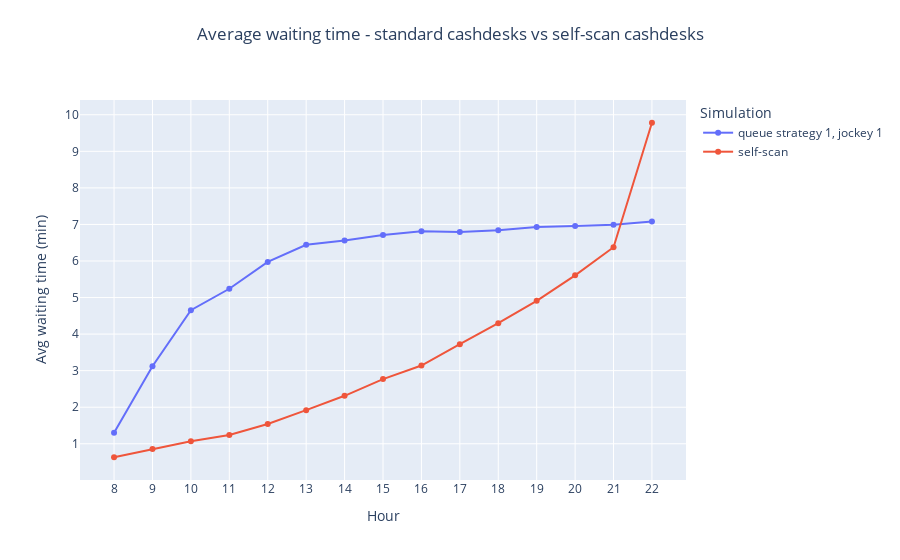

The cell this chart's notebook holds for it:
### Code cell
# Average waiting time

fig =  go.Figure()

fig = add_simulation_to_plot(fig, df_simulations, 'coda1_jockey1', "Avg_waiting_times_standard")
fig = add_simulation_to_plot(fig, df_simulations, 'self_scan', "Avg_waiting_times_self_scan")

fig = decorate_figure(fig,
    title="Average waiting time - standard cashdesks vs self-scan cashdesks",
    y_axis_title="Avg waiting time (min)")

fig.show()
fig.write_image("doc/report/images/results/avg_wt_selfscan.png", scale=IMAGE_SCALE)

### Figure 1 — Plotly figure (JSON) as saved in the notebook; plotly's stock layout.template omitted (floating-point values rounded to 4 significant figures)
{"data": [{"mode": "lines+markers", "name": "queue strategy 1, jockey 1", "type": "scatter", "x": [8, 9, 10, 11, 12, 13, 14, 15, 16, 17, 18, 19, 20, 21, 22], "y": [1.304, 3.123, 4.653, 5.24, 5.974, 6.442, 6.562, 6.71, 6.813, 6.794, 6.843, 6.929, 6.959, 6.989, 7.081]}, {"mode": "lines+markers", "name": "self-scan", "type": "scatter", "x": [8, 9, 10, 11, 12, 13, 14, 15, 16, 17, 18, 19, 20, 21, 22], "y": [0.631, 0.859, 1.071, 1.242, 1.539, 1.919, 2.312, 2.769, 3.14, 3.723, 4.299, 4.911, 5.607, 6.377, 9.782]}], "layout": {"legend": {"title": {"text": "Simulation"}}, "title": {"text": "Average waiting time - standard cashdesks vs self-scan cashdesks", "x": 0.5, "xanchor": "center", "y": 0.95, "yanchor": "top"}, "xaxis": {"dtick": 1, "tick0": 0, "tickmode": "linear", "title": {"text": "Hour"}}, "yaxis": {"dtick": 1, "tick0": 0, "tickmode": "linear", "title": {"text": "Avg waiting time (min)"}}}}
